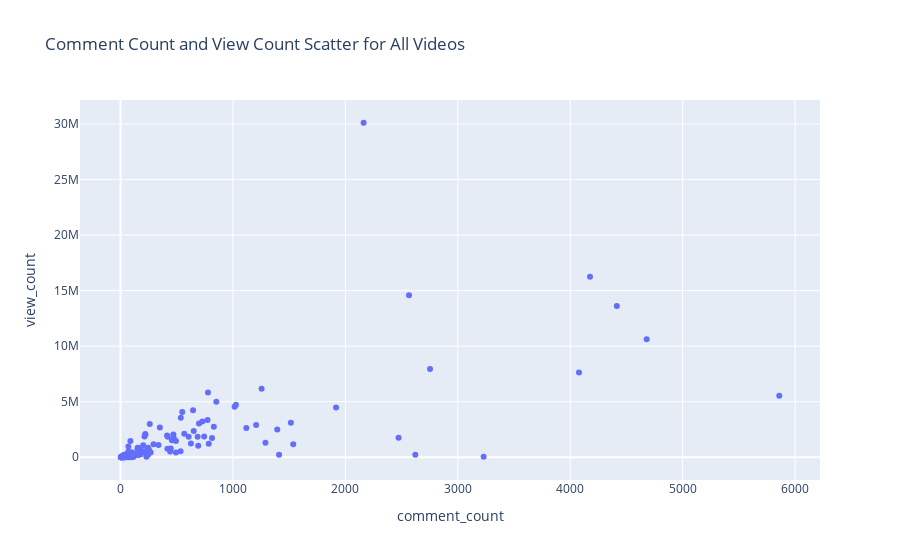

The notebook cell saved with this chart:
### Code cell
init_notebook_mode(connected = True)
fig = px.scatter(all_videos , x = 'comment_count' , y = 'view_count' , hover_data = ['video_title' , 'like_count' , 'upload_date'] , title= 'Comment Count and View Count Scatter for All Videos')
fig.show()

### Figure 1 — Plotly figure (JSON) as saved in the notebook; plotly's stock layout.template omitted (floating-point values rounded to 4 significant figures; data arrays with more than 128 entries replaced by an {"elided": "..."} marker saying what was removed)
{"data": [{"customdata": {"elided": "184x3 mixed values"}, "hovertemplate": "comment_count=%{x}<br>view_count=%{y}<br>video_title=%{customdata[0]}<br>like_count=%{customdata[1]}<br>upload_date=%{customdata[2]}<extra></extra>", "legendgroup": "", "marker": {"color": "#636efa", "symbol": "circle"}, "mode": "markers", "name": "", "orientation": "v", "showlegend": false, "type": "scatter", "x": {"elided": "184 int values"}, "xaxis": "x", "y": {"elided": "184 int values"}, "yaxis": "y"}], "layout": {"legend": {"tracegroupgap": 0}, "title": {"text": "Comment Count and View Count Scatter for All Videos"}, "xaxis": {"anchor": "y", "domain": [0, 1], "title": {"text": "comment_count"}}, "yaxis": {"anchor": "x", "domain": [0, 1], "title": {"text": "view_count"}}}}
